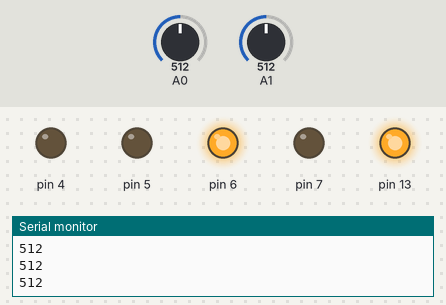
The sketch below on a simulated Arduino Uno, built with avr-gcc and run on an emulated ATmega328P. On the bench: output pins drawn as LEDs (lit = HIGH), the last lines printed to the serial monitor. The test bench sets the inputs (shaded band); at power-on: A0 = 512, A1 = 512.

Above: at 1.3 s.
1.4 s: A0 set to 732
At 2.7 s:
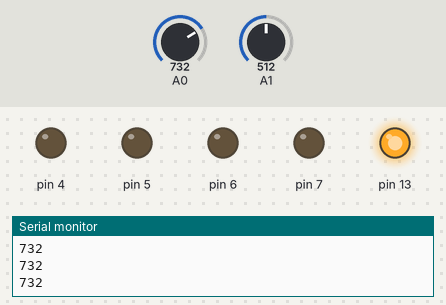
3.7 s: A0 set to 763
At 4.7 s:
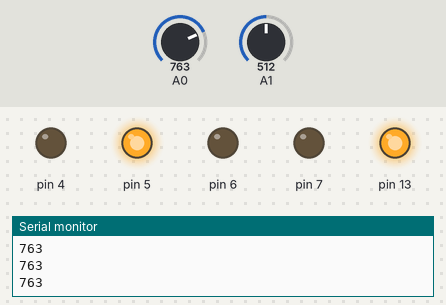
Timing chart, 0 to 6.7 s (numbered marks = the images above; inputs shaded):
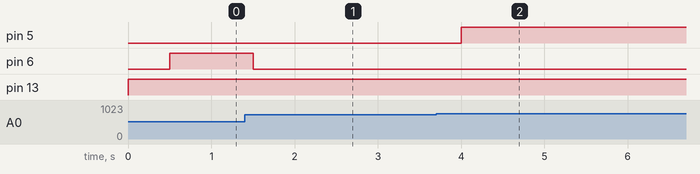

The sketch:

Magezijnrobot1.ino
```cpp
int locatiex;
int locatiey;
int doelx = 3;
int doely = 3;
boolean gehaaltx = false;
boolean gehaalty = false;

void setup() {
  pinMode(4, OUTPUT);
  pinMode(5, OUTPUT);
  pinMode(6, OUTPUT);
  pinMode(7, OUTPUT);
  pinMode(13, OUTPUT);
  pinMode(A0, INPUT);
  pinMode(A1, INPUT);
  Serial.begin(9600);
}

void loop() {
  int x = analogRead (A0);
  int y = analogRead(A1);
  Serial.println(x);
//  Serial.println(doel);
//  Serial.println(locatie);
//  Serial.println(gehaalt);

digitalWrite(13, HIGH);
 if(locatiex == doelx && gehaaltx == false){
    digitalWrite(4, LOW);
    analogWrite(5,0);
    gehaaltx = true;


  }else if(locatiex == doelx && gehaaltx == true){
    digitalWrite(4, LOW);
    analogWrite(5,0);
    gehaaltx = false;
    doelx = 0;
    delay(1000);
  }
  else if( x >=750 && gehaaltx == false){
  digitalWrite(4, LOW);
  analogWrite(5,255);
    }
    else if ( x <= 751 && gehaaltx == false){
      locatiex = locatiex + 1;
      delay(500);
    }
      else if(gehaaltx == true && x>=750){
        digitalWrite(4,HIGH);
        analogWrite(5,255);
      }
      else if(gehaaltx== true && x<=751){
        locatiex = locatiex - 1;
        delay(500);

        }

    if(locatiey < doely && y >= 100){
      digitalWrite(7, LOW);
      analogWrite(6,255);
      locatiey ++;
      }else if(locatiey < doely && y <= 100){
        digitalWrite(7, LOW);
        analogWrite(6,255);
        }else if(locatiey == doely){
          digitalWrite(7, LOW);
          analogWrite(6,0);
          gehaalty = true;
          }


  }


  //LOW is up
```

Xas.ino
```cpp
 void executeCommandox(){
int x = analogRead (A0);

  digitalWrite(13, HIGH);
 if(locatiex == doelx && gehaaltx == false){
    digitalWrite(4, LOW);
    analogWrite(5,0);
    gehaaltx = true;


  }else if(locatiex == doelx && gehaaltx == true){
    digitalWrite(4, LOW);
    analogWrite(5,0);
    gehaaltx = false;
    doelx = 0;
    delay(1000);
  }
  else if( x >=750 && gehaaltx == false){
  digitalWrite(4, LOW);
  analogWrite(5,255);
    }
    else if ( x <= 751 && gehaaltx == false){
      locatiex = locatiex + 1;
      delay(100);
    }
      else if(gehaaltx == true && x>=750){
        digitalWrite(4,HIGH);
        analogWrite(5,255);
      }
      else if(gehaaltx== true && x<=751){
        locatiex = locatiex - 1;
        delay(100);

        }
 }
```

Yas.ino
```cpp
void executeCommandoy(){
  int y = analogRead(A1);
    if(locatiey < doely && y >= 100){
      digitalWrite(7, LOW);
      analogWrite(6,255);
      locatiey ++;
      }else if(locatiey < doely && y <= 100){
        digitalWrite(7, LOW);
        analogWrite(6,255);
        }else if(locatiey == doely){
          digitalWrite(7, LOW);
          analogWrite(6,0);
          gehaalty = true;
          }


  }


  //LOW is up
```

Measured:
- the behaviour switches between 749 and 750 on A0 (found by bisection; images 1 and 2)
- after the input at 3.7 s, pin 5: LOW → HIGH after 0.30 s
